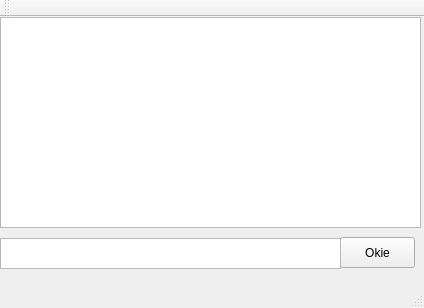
<?xml version="1.0" encoding="UTF-8"?>
<ui version="4.0">
 <class>FuckItChatClass</class>
 <widget class="QMainWindow" name="FuckItChatClass">
  <property name="geometry">
   <rect>
    <x>0</x>
    <y>0</y>
    <width>424</width>
    <height>308</height>
   </rect>
  </property>
  <property name="windowTitle">
   <string>FuckItChat</string>
  </property>
  <widget class="QWidget" name="centralWidget">
   <widget class="QPushButton" name="btnOkie">
    <property name="geometry">
     <rect>
      <x>340</x>
      <y>220</y>
      <width>75</width>
      <height>31</height>
     </rect>
    </property>
    <property name="text">
     <string>Okie</string>
    </property>
   </widget>
   <widget class="QTextBrowser" name="textBrowser">
    <property name="geometry">
     <rect>
      <x>0</x>
      <y>0</y>
      <width>421</width>
      <height>211</height>
     </rect>
    </property>
   </widget>
   <widget class="QPlainTextEdit" name="plainTextEdit">
    <property name="geometry">
     <rect>
      <x>0</x>
      <y>221</y>
      <width>341</width>
      <height>31</height>
     </rect>
    </property>
   </widget>
  </widget>
  <widget class="QMenuBar" name="menuBar">
   <property name="geometry">
    <rect>
     <x>0</x>
     <y>0</y>
     <width>424</width>
     <height>21</height>
    </rect>
   </property>
  </widget>
  <widget class="QToolBar" name="mainToolBar">
   <attribute name="toolBarArea">
    <enum>TopToolBarArea</enum>
   </attribute>
   <attribute name="toolBarBreak">
    <bool>false</bool>
   </attribute>
  </widget>
  <widget class="QStatusBar" name="statusBar"/>
 </widget>
 <layoutdefault spacing="6" margin="11"/>
 <resources>
  <include location="FuckItChat.qrc"/>
 </resources>
 <connections/>
</ui>
